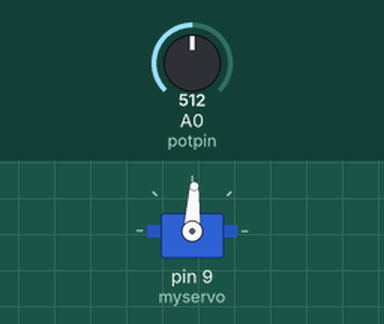
Simulated run of this sketch. Board: Arduino Uno, built with avr-gcc and run on an emulated ATmega328P. Shown: servo. Inputs (shaded band) come from the test bench; at power-on: A0 (potpin) = 512.

Above: at 1.2 s.
1.3 s: A0 (potpin) set to 716
At 2.3 s:
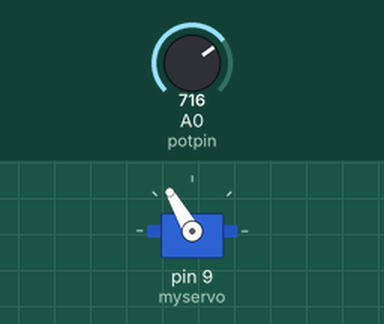
2.8 s: A0 (potpin) set to 900
At 3.1 s:
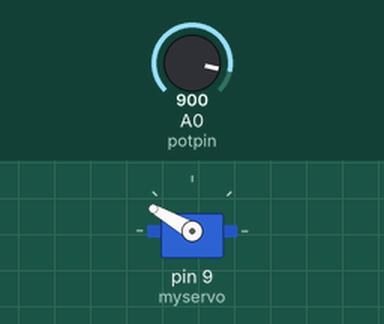
4.3 s: A0 (potpin) set to 1023
At 4.6 s:
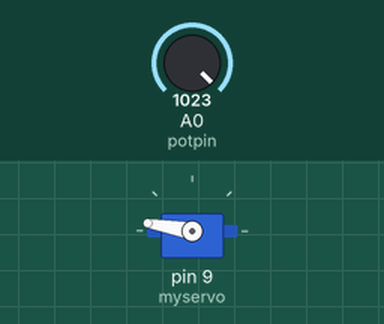
5.8 s: A0 (potpin) set to 306
At 6.6 s:
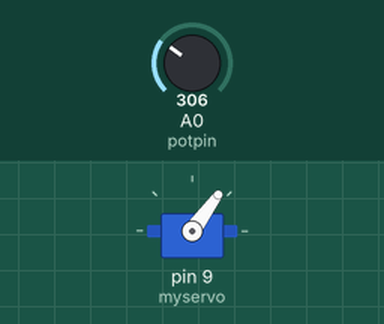
7.3 s: A0 (potpin) set to 122
At 8.1 s:
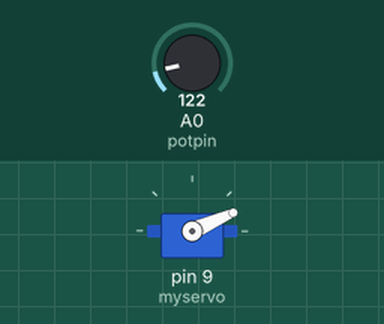
8.8 s: A0 (potpin) set to 511
At 10.1 s:
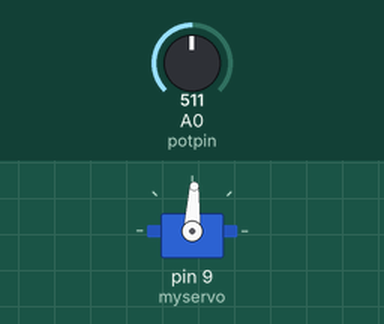
Timing chart, 0 to 11.3 s (numbered marks = the images above; inputs shaded):
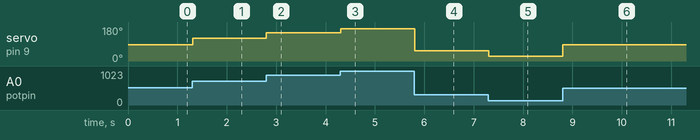

Measured:
- after the input at 1.3 s, servo on pin 9 (myservo): 87° → 120° at once
- after the input at 2.8 s, servo on pin 9 (myservo): 120° → 150° at once
- after the input at 4.3 s, servo on pin 9 (myservo): 150° → 170° at once
- after the input at 5.8 s, servo on pin 9 (myservo): 170° → 54° at once
- after the input at 7.3 s, servo on pin 9 (myservo): 54° → 24° at once
- after the input at 8.8 s, servo on pin 9 (myservo): 24° → 87° at once

The sketch:

Project11_Interact_with_Servo.ino
```cpp
//Project eleven controllable servo
#include <Servo.h> // insert the Servo.h library
Servo myservo; // create servo object to control servo
int potpin = 0; // connect potentiometer to digital pin0
int val; // variable value to read value from analog pin

void setup() {
  // put your setup code here, to run once:
  myservo.attach(9); //Attach the servo on pin 9 to the servo object.
}

void loop() {
  // put your main code here, to run repeatedly:
  // you can see the servo turn account to the position of the
  // potentiometer
  val = analogRead(potpin); //reads the value of the potentiommeter
                            // (value between 0 and 1023)
  val = map(val, 0, 1023, 5, 170); // scale it to use it with the servo (value
                                   //between 0 and 180)
  myservo.write(val); // sets the servo position according to the
                      // scaled value
  delay(15);
}
```
